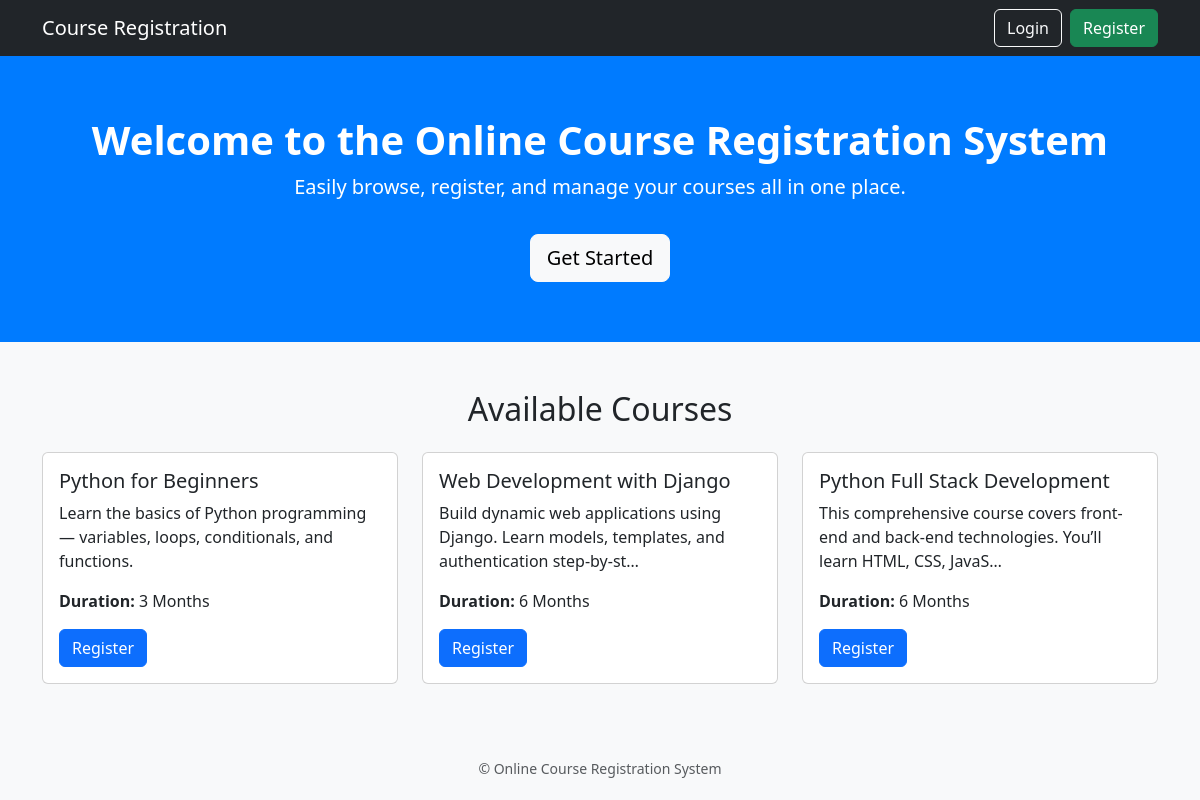
The page / on the database its author committed.
### course_app/models.py (models this page shows, shortened)
class Course(models.Model):
    DURATION_CHOICE = [
        ('1 Month', '1 Month'),
        ('3 Months', '3 Months'),
        ('6 Months', '6 Months'),
    ]
    course_name = models.CharField(max_length=100)
    duration = models.CharField(max_length=20,choices=DURATION_CHOICE)
    description = models.TextField()
    course_image = models.ImageField(upload_to='course_images/', blank=True, null=True)

### course_app/views.py (the view)
# urls.py: path('', views.index, name='index'),
def index(request):
    courses = Course.objects.all()[:3]
    return render(request, 'index.html', {'courses': courses})

### course_app/templates/index.html (shortened to what this page needs)
{% load static %}
<!DOCTYPE html>
<html lang="en">
<head>
  <link href="https://cdn.jsdelivr.net/npm/bootstrap@5.3.2/dist/css/bootstrap.min.css" rel="stylesheet">
</head>
<body>
  <nav class="navbar navbar-expand-lg navbar-dark bg-dark">
    <div class="container">
      <a class="navbar-brand" href="#">Course Registration</a>
      <div class="d-flex">
        {% if user.is_authenticated %}
          <span class="navbar-text text-light me-3">
            Hello, {{ user.username }}!
          </span>
          {% if user.is_superuser %}
            <a href="{% url 'admin_dashboard' %}" class="btn btn-warning me-2">Admin Dashboard</a>
          {% else %}
            <a href="{% url 'student_dashboard' %}" class="btn btn-primary me-2">Student Dashboard</a>
          {% endif %}
          <a href="{% url 'logout' %}" class="btn btn-outline-light">Logout</a>
        {% else %}
          <a href="{% url 'login' %}" class="btn btn-outline-light me-2">Login</a>
          <a href="{% url 'register' %}" class="btn btn-success">Register</a>
        {% endif %}
      </div>
    </div>
  </nav>
  <div class="hero">
    <div class="container">
      <h1>Welcome to the Online Course Registration System</h1>
      <p class="lead">Easily browse, register, and manage your courses all in one place.</p>
      {% if not user.is_authenticated %}
        <a href="{% url 'register' %}" class="btn btn-light btn-lg mt-3">Get Started</a>
      {% endif %}
    </div>
  </div>
  <div class="container mt-5">
  <h2 class="text-center mb-4">Available Courses</h2>
  <div class="row">
    {% for course in courses %}
      <div class="col-md-4 mb-4">
        <div class="card h-100">
          <div class="card-body">
            <h5 class="card-title">{{ course.course_name }}</h5>
            <p class="card-text">{{ course.description|truncatechars:100 }}</p>
            <p><strong>Duration:</strong> {{ course.get_duration_display }}</p>
            {% if user.is_authenticated %}
              <a href="{% url 'register_course' course.id %}" class="btn btn-success">Register</a>
            {% else %}
              <a href="{% url 'login' %}" class="btn btn-primary">Register</a>
            {% endif %}
          </div>
        </div>
      </div>
    {% empty %}
      <p class="text-center text-muted">No courses available right now.</p>
    {% endfor %}
  </div>
</div>
  <footer class="text-center mt-5 mb-3 text-muted">
    <small>© {{ now|date:"Y" }} Online Course Registration System</small>
  </footer>
</body>
</html>

### course_app/templates/index.html (style rules this page uses)
body { background-color: #f8f9fa; }
.hero { background-color: #007bff; color: white; padding: 60px 0; text-align: center; }
.hero h1 { font-weight: bold; }

### rows shown on the page
Course: course_name "Python for Beginners", description "Learn the basics of Python programming — variables, loops, conditionals, and functions.", duration "3 Months"
Course: course_name "Web Development with Django", description "Build dynamic web applications using Django. Learn models, templates, and authentication step-by-st…", duration "6 Months"
Course: course_name "Python Full Stack Development", description "This comprehensive course covers front-end and back-end technologies. You’ll learn HTML, CSS, JavaS…", duration "6 Months"
